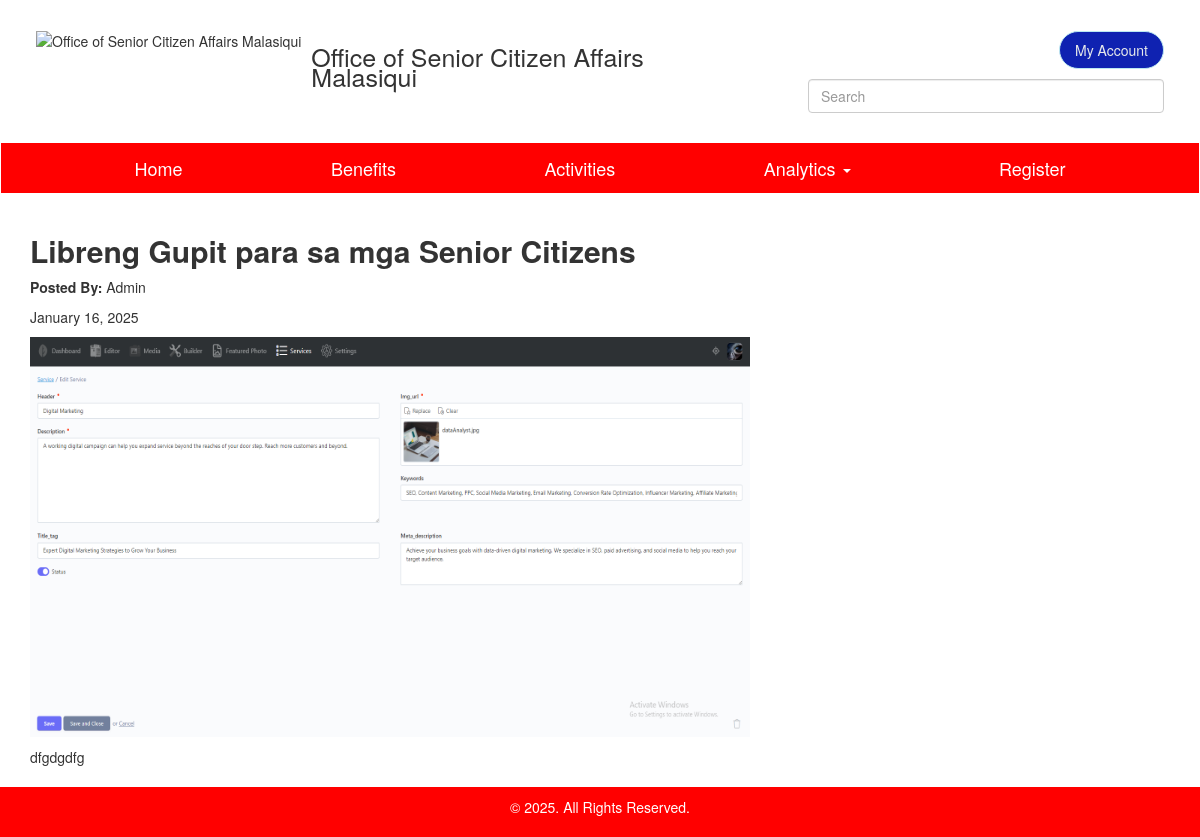
The page /view_activity.php?id=21 on the database its author committed.
### tables this page shows
CREATE TABLE `activities` (
  `id` int NOT NULL,
  `title` varchar(255) NOT NULL,
  `activity_date` date NOT NULL,
  `content` text,
  `image_path` varchar(255) DEFAULT NULL,
  `created_at` timestamp(6) NOT NULL DEFAULT CURRENT_TIMESTAMP(6),
  `updated_at` timestamp(6) NOT NULL DEFAULT CURRENT_TIMESTAMP(6),
  `deleted_at` timestamp(6) NULL DEFAULT NULL
);

### view_activity.php (the view, shortened to what this page needs)
<?php
include './database/db_connection.php';
$activity_id = $_GET['id'];
try {
    $sql = "SELECT * FROM activities WHERE id = :id LIMIT 1";
    $stmt = $pdo->prepare($sql);
    $stmt->bindParam(':id', $activity_id, PDO::PARAM_INT);
    $stmt->execute();
    $activity = $stmt->fetch(PDO::FETCH_ASSOC);
} catch (PDOException $e) {
    die("Error fetching activity: " . $e->getMessage());
}
?>
<!DOCTYPE html>
<html lang="en">
<head>
    <link rel="stylesheet" href="assets/css/activities.css">
    <link rel="stylesheet" href="assets/css/styleHome.css">
    <link rel="stylesheet" href="assets/css/banner.css">
    <link rel="stylesheet" href="https://maxcdn.bootstrapcdn.com/bootstrap/3.4.1/css/bootstrap.min.css">
</head>
<body>
<nav class="navbar">
    <?php include './components/nav.php'; ?>
</nav>
<main class="heromain">
    <section>
        <div class="container">
            <div class="row">
                <div class="col-sm-12">
                    <div class="activity-details">
                        <h2><b><?php echo htmlspecialchars($activity['title']); ?></b></h2>
                        <p><strong>Posted By:</strong> Admin</p>
                        <p><strong></strong> <?php echo date('F j, Y', strtotime($activity['activity_date'])); ?></p>
                        </div>
                        <img id="image" src="./<?php echo substr($activity['image_path'], 1); ?>" alt="" >
                        <p><strong></strong> <?php echo $activity['content']; ?></p>
                    </div>
                </div>
            </div>
    </section>
</main>
<?php include './components/footer.php'; ?>
</body>
</html>

### assets/css/styleHome.css (style rules this page uses)
body { font-style: 'Lora', sans-serif; overflow-x: hidden; }
.heromain { padding-bottom: 5%; }

### assets/css/footer.css (style rules this page uses)
* { margin: 0; padding: 0; box-sizing: border-box; }
body, html { height: 100%; }

### view_activity.php (style rules this page uses)
#image { height: 50vh; width: 60vw; }

### rows shown on the page
activities: title "Libreng Gupit para sa mga Senior Citizens", activity_date "January 16, 2025", image_path (picture), content "dfgdgdfg"
